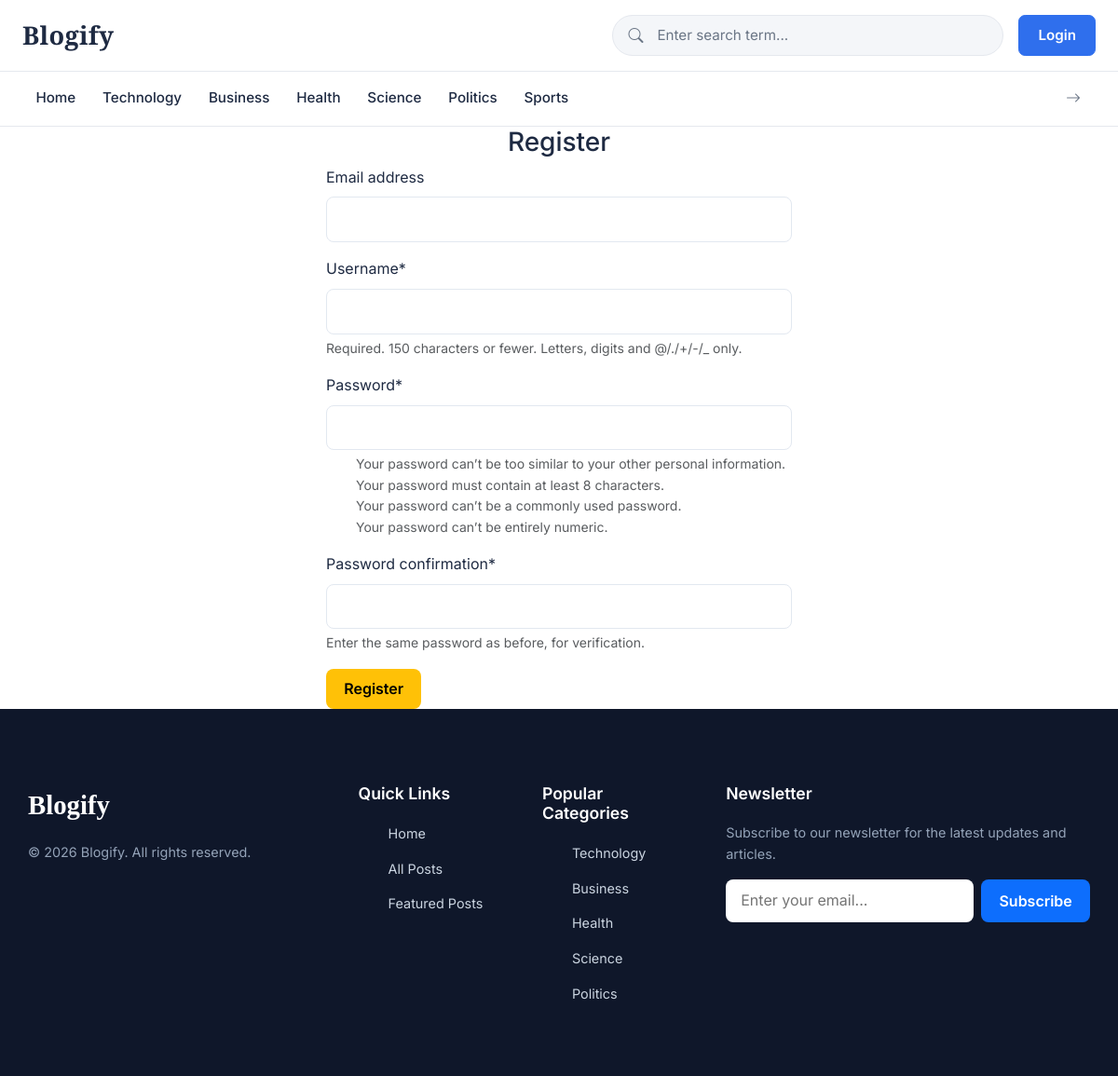
Screenshot of /register/ with the database file from the repository.
### blogs/models.py (models this page shows)
class Category(models.Model):
    category_name = models.CharField(max_length=50, unique=True)
    created_at = models.DateTimeField(auto_now_add=True)
    updated_at = models.DateTimeField(auto_now=True)
    class Meta:
        verbose_name_plural = "Categories"
    def __str__(self):
        return self.category_name

### blogify_main/views.py (the view)
# urls.py: path('register/', views.register, name='register'),
def register(request):
    if request.method == "POST":
        form = RegistrationForm(request.POST)
        if form.is_valid():
            form.save()
            return redirect('login')
    else:
        form = RegistrationForm()
    return render(request, 'register.html', {'form': form})

### blogify_main/forms.py
class RegistrationForm(UserCreationForm):
    class Meta:
        model = User
        fields = ('email', 'username', 'email')

### blogs/context_processors.py (called while the page is built)
def get_categories(request):
    categories = Category.objects.all().order_by('-updated_at')
    return dict(categories=categories)

def get_sociallinks(request):
    links = SocialLink.objects.all()
    return dict(social_links=links)

### templates/register.html (shortened to what this page needs)
{% extends 'base.html' %}
{% block content %}
{% load crispy_forms_tags %}
<h3 class="text-center">Register</h3>
<form action="{% url 'register' %}" method="POST" style="width: 500px; margin: auto;">
    {{ form| crispy}}
    <button type="submit" class="btn btn-warning">Register</button>
</form>
{% endblock %}

### templates/base.html (shortened to what this page needs)
{% load static %}
<!DOCTYPE html>
<html lang="en">
<head>
    <link href="https://getbootstrap.com/docs/4.0/dist/css/bootstrap.min.css" rel="stylesheet">
    <link rel="stylesheet" href="https://cdnjs.cloudflare.com/ajax/libs/font-awesome/7.3.1/css/all.min.css">
    <link href="https://cdn.jsdelivr.net/npm/bootstrap@5.3.3/dist/css/bootstrap.min.css" rel="stylesheet">
    <link href="https://cdn.jsdelivr.net/npm/bootstrap-icons@1.11.3/font/bootstrap-icons.min.css" rel="stylesheet">
    <link href="{% static 'css/blog.css'%}" rel="stylesheet">
    <link rel="stylesheet" href="{% static 'css/nav.css' %}">
</head>
<body>
    <header>
        <nav class="navbar navbar-expand-lg topbar py-3">
            <div class="container-fluid px-3 px-lg-4">
                <a href="{% url 'home' %}" class="brand" style="text-decoration: none; color: #1e2a42;">Blogify</a>
                <div class="collapse navbar-collapse" id="mainNav">
                    <div class="search ms-lg-auto mt-3 mt-lg-0">
                        <form class="input-group" action="{% url 'search' %}">
                            <span class="input-group-text search-icon"><i class="bi bi-search"></i></span>
                            <input type="search" class="form-control search-input" placeholder="Enter search term..."
                                name="base_search" value="{{ base_search }}">
                        </form>
                    </div>
                    <ul class="navbar-nav account-nav ms-lg-3">
                        {% if user.is_authenticated %}
                        <li class="nav-item">
                            <a href="{% url 'dashboard' %}" class="nav-link-custom">Dashboard</a>
                        </li>
                        <li class="nav-item">
                            <a href="{% url 'logout' %}" class="login">Logout</a>
                        </li>
                        {% else %}
                        <li class="nav-item">
                            <a href="{% url 'login' %}" class="login">Login</a>
                        </li>
                        {% endif %}
                    </ul>
                </div>
            </div>
        </nav>
        <nav class="category-bar">
            <div class="container-fluid px-3 px-lg-4">
                <div class="category-row">
                    <div class="category-scroll" id="categoryScroll">
                        <a href="{% url 'home' %}"
                            class="category-link {% if request.path == '/' %} active {%endif%}">Home</a>
                        {% for cat in categories %}
                        {% url 'posts_by_category' cat_name=cat as category_url %}
                        <a href="{% url 'posts_by_category' cat_name=cat %}"
                            class="category-link {% if category_url == request.path %} active {% endif %}">{{cat}}</a>
                        {% endfor %}
                    </div>
                    <button type="button" class="scroll-arrow border-0 bg-transparent" id="categoryArrow"
                        aria-label="More categories">
                        <i class="bi bi-arrow-right"></i>
                    </button>
                </div>
            </div>
        </nav>
    </header>
    {% block content %}
    {% endblock %}
    <footer class="footer">
        <div class="container footer-grid">
            <div class="footer-col">
                <div class="footer-logo">Blogify</div>
                <p class="footer-text">&copy; 2026 Blogify. All rights reserved.</p>
            </div>
            <div class="footer-col">
                <h4>Quick Links <span class="mobile-footer-toggle">+</span></h4>
                <ul class="footer-links">
                    <li><a href="#">Home</a></li>
                    <li><a href="{% url 'all_posts' %}">All Posts</a></li>
                    <li><a href="{% url 'all_featured_posts' %}">Featured Posts</a></li>
                </ul>
            </div>
            <div class="footer-col">
                <h4>Popular Categories <span class="mobile-footer-toggle">+</span></h4>
                <ul class="footer-links">
                    {% for cat in categories %}
                    {% if forloop.counter < 6 %}
                    <li><a href="{% url 'posts_by_category' cat.category_name %}">{{cat.category_name}}</a></li>
                    {% endif %}
                    {% endfor %}
                </ul>
            </div>
            <div class="footer-col">
                <h4>Newsletter</h4>
                <p class="footer-text" style="margin-bottom: 16px;">Subscribe to our newsletter for the latest updates
                    and articles.</p>
                <form class="newsletter-form">
                    <input type="email" placeholder="Enter your email...">
                    <button type="submit" class="btn btn-primary">Subscribe</button>
                </form>
            </div>
        </div>
    </footer>
</body>
</html>

### blogify_main/static/css/blog.css (style rules this page uses)
:root { --primary-color: #0d6efd; --primary-hover: #0b5ed7; --text-main: #1f2937; --text-muted: #6b7280; --bg-light: #f8fafc; --bg-white: #ffffff; --footer-bg: #0f172a; --border-color: #e2e8f0; --font-sans: 'Inter', -apple-system, BlinkMacSystemFont, "Segoe UI", Roboto, sans-serif; --font-serif: 'Merriweather', Georgia, serif; --radius-md: 8px; --radius-lg: 12px; --shadow-sm: 0 1px 3px rgba(0, 0, 0, 0.1); --shadow-md: 0 4px 6px -1px rgba(0, 0, 0, 0.1), 0 2px 4px -1px rgba(0, 0, 0, 0.06); }
* { margin: 0; padding: 0; box-sizing: border-box; }
body { font-family: var(--font-sans); color: var(--text-main); background-color: var(--bg-light); line-height: 1.6; }
a { text-decoration: none; color: inherit; }
ul { list-style: none; }
.container { width: 100%; max-width: 100vw; margin: 0 auto; padding: 20px 30px; }
.btn { display: inline-flex; align-items: center; justify-content: center; padding: 0.6rem 1.2rem; border-radius: var(--radius-md); font-weight: 600; cursor: pointer; transition: background-color 0.2s; border: none; }
.btn-primary { background-color: var(--primary-color); color: white; }
.footer { background-color: var(--footer-bg); color: white; padding: 60px 0 40px 0; }
.footer-grid { display: grid; grid-template-columns: 2fr 1fr 1fr 2fr; gap: 40px; }
.footer-logo { font-family: var(--font-serif); font-size: 1.8rem; font-weight: 700; margin-bottom: 16px; }
.footer-text { color: #94a3b8; font-size: 0.9rem; }
.footer h4 { margin-bottom: 20px; font-size: 1.1rem; font-weight: 600; display: flex; justify-content: space-between; }
.footer-links li { margin-bottom: 12px; }
.footer-links a { color: #cbd5e1; font-size: 0.9rem; transition: color 0.2s; }
.newsletter-form { margin-top: 16px; display: flex; gap: 8px; }
.newsletter-form input { flex: 1; padding: 10px 16px; border-radius: var(--radius-md); border: none; outline: none; }
.form-control { width: 100%; padding: 12px 16px; border: 1px solid var(--border-color); border-radius: var(--radius-md); font-family: inherit; font-size: 0.95rem; outline: none; transition: border-color 0.2s; background: var(--bg-white); }

### blogify_main/static/css/nav.css (style rules this page uses)
:root { --bg: #fff; --text: #1e2a42; --muted: #6b7686; --border: #e5e8ee; --accent: #2f6fed; --accent-hover: #1f5adb; --search: #f4f6f9; }
* { box-sizing: border-box }
html, body { margin: 0; background: var(--bg); color: var(--text); font-family: Inter, sans-serif; }
a { text-decoration: none }
.topbar { background: #fff; border-bottom: 1px solid var(--border); }
.brand { color: var(--text); font-family: "Playfair Display", serif; font-size: 1.7rem; font-weight: 800; letter-spacing: .3px; }
.search { width: 100%; max-width: 420px; }
.search .input-group { background: var(--search); border: 1px solid var(--border); border-radius: 50rem; overflow: hidden; transition: border-color .2s ease, box-shadow .2s ease, background .2s ease; }
.search-icon { background: transparent; border: 0; color: var(--muted); padding-left: 1rem; }
.search-input { background: transparent; border: 0; box-shadow: none !important; color: var(--text); padding: .6rem 1rem .6rem .25rem; font-size: .95rem; }
.search-input::placeholder { color: var(--muted) }
.account-nav { display: flex; align-items: center; gap: .5rem; }
.login { display: block; background: var(--accent); border: 1px solid var(--accent); color: #fff; font-size: .95rem; font-weight: 600; padding: .55rem 1.25rem; border-radius: .45rem; white-space: nowrap; transition: background .2s ease, border-color .2s ease; }
.category-bar { background: #fff; border-bottom: 1px solid var(--border); }
.category-row { display: flex; align-items: center; min-width: 0; }
.category-scroll { display: flex; align-items: stretch; flex: 1 1 auto; min-width: 0; overflow-x: auto; scrollbar-width: none; -webkit-overflow-scrolling: touch; scroll-behavior: smooth; }
.category-link { flex: 0 0 auto; color: var(--text); font-size: .95rem; font-weight: 500; padding: 1rem .9rem; border-bottom: 2px solid transparent; white-space: nowrap; transition: color .2s ease, border-color .2s ease; }
.scroll-arrow { flex: 0 0 auto; padding: .75rem 1rem; border-left: 1px solid var(--border); color: var(--muted); cursor: pointer; transition: color .2s ease, background .2s ease; }

### rows the page displays
Category: category_name "Technology"
Category: category_name "Business"
Category: category_name "Health"
Category: category_name "Science"
Category: category_name "Politics"
Category: category_name "Sports"
